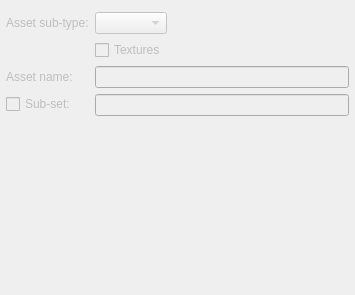
                 <widget class="QWidget" name="ma_assetSettings_scrollAreaWidgetContents">
                  <property name="geometry">
                   <rect>
                    <x>0</x>
                    <y>0</y>
                    <width>355</width>
                    <height>295</height>
                   </rect>
                  </property>
                  <layout class="QVBoxLayout" name="verticalLayout_3">
                   <property name="margin">
                    <number>0</number>
                   </property>
                   <item>
                    <widget class="QFrame" name="ma_assetSettings_frame">
                     <property name="frameShape">
                      <enum>QFrame::NoFrame</enum>
                     </property>
                     <layout class="QFormLayout" name="formLayout_3">
                      <property name="fieldGrowthPolicy">
                       <enum>QFormLayout::ExpandingFieldsGrow</enum>
                      </property>
                      <property name="leftMargin">
                       <number>6</number>
                      </property>
                      <property name="topMargin">
                       <number>12</number>
                      </property>
                      <property name="rightMargin">
                       <number>6</number>
                      </property>
                      <property name="bottomMargin">
                       <number>6</number>
                      </property>
                      <item row="6" column="0">
                       <widget class="QLabel" name="assetName_label">
                        <property name="enabled">
                         <bool>false</bool>
                        </property>
                        <property name="text">
                         <string>Asset name:</string>
                        </property>
                       </widget>
                      </item>
                      <item row="6" column="1">
                       <widget class="QLineEdit" name="assetName_lineEdit">
                        <property name="enabled">
                         <bool>false</bool>
                        </property>
                        <property name="text">
                         <string/>
                        </property>
                        <property name="frame">
                         <bool>true</bool>
                        </property>
                        <property name="readOnly">
                         <bool>false</bool>
                        </property>
                        <property name="mandatoryField" stdset="0">
                         <bool>false</bool>
                        </property>
                       </widget>
                      </item>
                      <item row="8" column="0">
                       <widget class="QCheckBox" name="subSet_checkBox">
                        <property name="enabled">
                         <bool>false</bool>
                        </property>
                        <property name="toolTip">
                         <string>Warning: creating sub-sets will affect version control.</string>
                        </property>
                        <property name="text">
                         <string>Sub-set:</string>
                        </property>
                       </widget>
                      </item>
                      <item row="2" column="0">
                       <widget class="QLabel" name="assetSubType_label">
                        <property name="enabled">
                         <bool>false</bool>
                        </property>
                        <property name="text">
                         <string>Asset sub-type:</string>
                        </property>
                       </widget>
                      </item>
                      <item row="2" column="1">
                       <widget class="QComboBox" name="assetSubType_comboBox">
                        <property name="enabled">
                         <bool>false</bool>
                        </property>
                       </widget>
                      </item>
                      <item row="3" column="1">
                       <widget class="QCheckBox" name="textures_checkBox">
                        <property name="enabled">
                         <bool>false</bool>
                        </property>
                        <property name="text">
                         <string>Textures</string>
                        </property>
                        <property name="checked">
                         <bool>false</bool>
                        </property>
                       </widget>
                      </item>
                      <item row="8" column="1">
                       <widget class="QLineEdit" name="subSetName_lineEdit">
                        <property name="enabled">
                         <bool>false</bool>
                        </property>
                        <property name="text">
                         <string/>
                        </property>
                        <property name="frame">
                         <bool>true</bool>
                        </property>
                        <property name="readOnly">
                         <bool>false</bool>
                        </property>
                        <property name="mandatoryField" stdset="0">
                         <bool>false</bool>
                        </property>
                       </widget>
                      </item>
                     </layout>
                    </widget>
                   </item>
                  </layout>
                 </widget>
